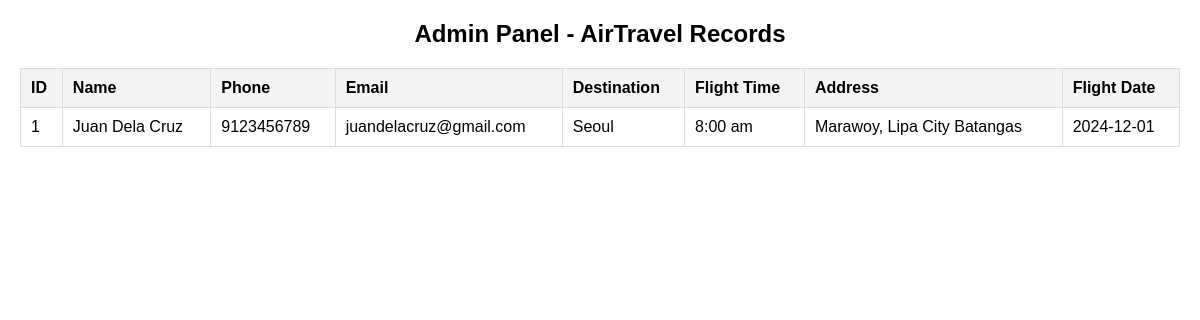
The page /records.php on the database as committed earlier.
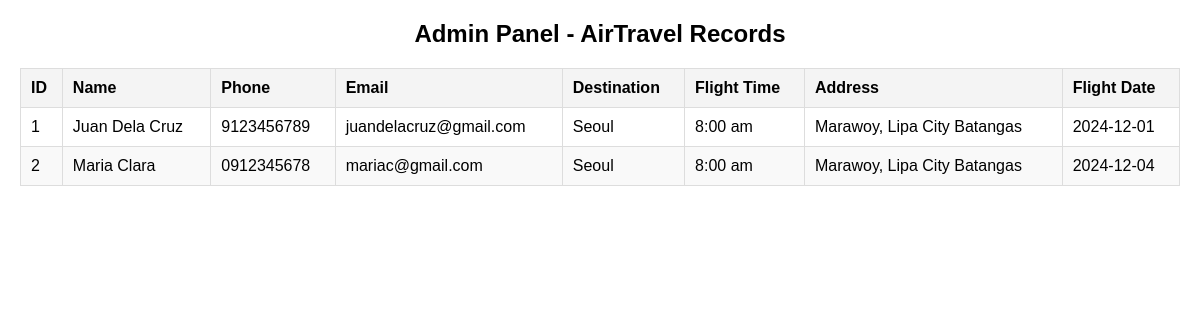
The same page on the database as committed later.
### tables this page shows
CREATE TABLE bookings (
    id INTEGER PRIMARY KEY AUTOINCREMENT,
    name TEXT,
    phone TEXT,
    email TEXT,
    destination TEXT,
    flight_time TEXT,
    address TEXT,
    flight_date TEXT,
    UNIQUE(destination, flight_time, flight_date)
);

### records.php (the view, shortened to what this page needs)
<?php
$dbname = 'airtravel.db';
$conn = new SQLite3($dbname);
$query = "SELECT * FROM bookings";
$result = $conn->query($query);
?>
<!DOCTYPE html>
<html lang="en">
<head>
</head>
<body>
    <div class="container">
        <h1 class="title">Admin Panel - AirTravel Records</h1>
        <table>
            <thead>
                <tr>
                    <th>ID</th>
                    <th>Name</th>
                    <th>Phone</th>
                    <th>Email</th>
                    <th>Destination</th>
                    <th>Flight Time</th>
                    <th>Address</th>
                    <th>Flight Date</th>
                </tr>
            </thead>
            <tbody>
                <?php
                while ($row = $result->fetchArray(SQLITE3_ASSOC)) {
                    echo "<tr>";
                    echo "<td>" . htmlspecialchars($row['id']) . "</td>";
                    echo "<td>" . htmlspecialchars($row['name']) . "</td>";
                    echo "<td>" . htmlspecialchars($row['phone']) . "</td>";
                    echo "<td>" . htmlspecialchars($row['email']) . "</td>";
                    echo "<td>" . htmlspecialchars($row['destination']) . "</td>";
                    echo "<td>" . htmlspecialchars($row['flight_time']) . "</td>";
                    echo "<td>" . htmlspecialchars($row['address']) . "</td>";
                    echo "<td>" . htmlspecialchars($row['flight_date']) . "</td>";
                    echo "</tr>";
                }
                ?>
            </tbody>
        </table>
    </div>
</body>
</html>

Rows that differ between the two databases and show on the page:
added bookings: id "2", name "Maria Clara", phone "0912345678", email "mariac@gmail.com", destination "Seoul", flight_time "8:00 am", address "Marawoy, Lipa City Batangas", flight_date "2024-12-04"
